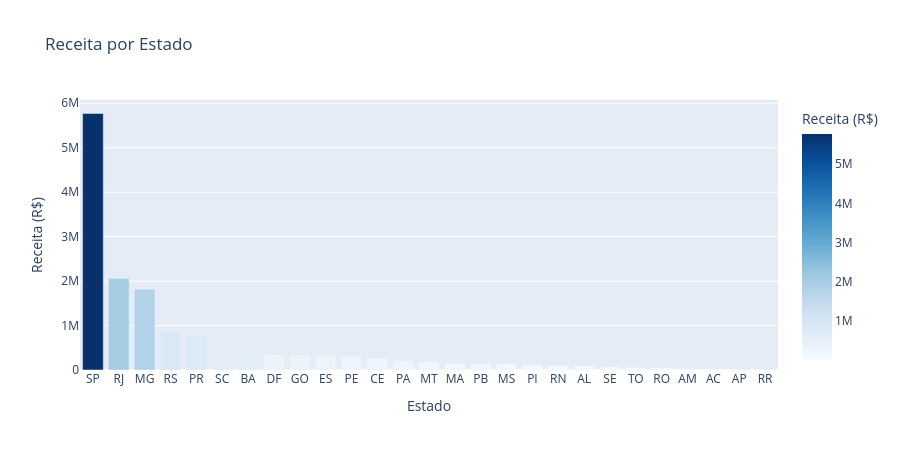

Notebook code cell kept with this figure:
### Code cell
receita_estado = df_entregues.groupby("customer_state")["payment_value"].sum().reset_index()
receita_estado.columns = ["estado", "receita"]
receita_estado = receita_estado.sort_values("receita", ascending=False)

fig2 = px.bar(
    receita_estado,
    x="estado", y="receita",
    title="Receita por Estado",
    labels={"estado": "Estado", "receita": "Receita (R$)"},
    color="receita",
    color_continuous_scale="Blues",
    height=450,
)
fig2.show()

print("\nTop 5 estados por receita:")
print(receita_estado.head(5).to_string(index=False))

### Figure 1 — Plotly figure (JSON) as saved in the notebook; plotly's stock layout.template omitted (floating-point values rounded to 4 significant figures)
{"data": [{"hovertemplate": "Estado=%{x}<br>Receita (R$)=%{marker.color}<extra></extra>", "legendgroup": "", "marker": {"color": [5770000.0, 2056000.0, 1819000.0, 861800.0, 781900.0, 595200.0, 591300.0, 346100.0, 334300.0, 317700.0, 309100.0, 266500.0, 212000.0, 181400.0, 147800.0, 137800.0, 134400.0, 105300.0, 100700.0, 94200.0, 70290.0, 60010.0, 56980.0, 27600.0, 19590.0, 16140.0, 9040.0], "coloraxis": "coloraxis", "pattern": {"shape": ""}}, "name": "", "orientation": "v", "showlegend": false, "textposition": "auto", "type": "bar", "x": ["SP", "RJ", "MG", "RS", "PR", "SC", "BA", "DF", "GO", "ES", "PE", "CE", "PA", "MT", "MA", "PB", "MS", "PI", "RN", "AL", "SE", "TO", "RO", "AM", "AC", "AP", "RR"], "xaxis": "x", "y": [5770000.0, 2056000.0, 1819000.0, 861800.0, 781900.0, 595200.0, 591300.0, 346100.0, 334300.0, 317700.0, 309100.0, 266500.0, 212000.0, 181400.0, 147800.0, 137800.0, 134400.0, 105300.0, 100700.0, 94200.0, 70290.0, 60010.0, 56980.0, 27600.0, 19590.0, 16140.0, 9040.0], "yaxis": "y"}], "layout": {"barmode": "relative", "coloraxis": {"colorbar": {"title": {"text": "Receita (R$)"}}, "colorscale": [[0, "rgb(247,251,255)"], [0.125, "rgb(222,235,247)"], [0.25, "rgb(198,219,239)"], [0.375, "rgb(158,202,225)"], [0.5, "rgb(107,174,214)"], [0.625, "rgb(66,146,198)"], [0.75, "rgb(33,113,181)"], [0.875, "rgb(8,81,156)"], [1, "rgb(8,48,107)"]]}, "height": 450, "legend": {"tracegroupgap": 0}, "title": {"text": "Receita por Estado"}, "xaxis": {"anchor": "y", "domain": [0, 1], "title": {"text": "Estado"}}, "yaxis": {"anchor": "x", "domain": [0, 1], "title": {"text": "Receita (R$)"}}}}
